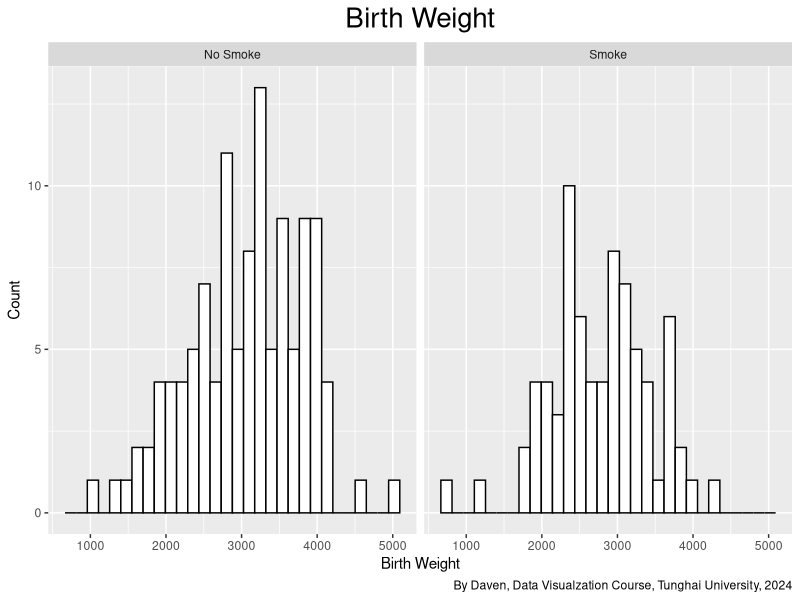
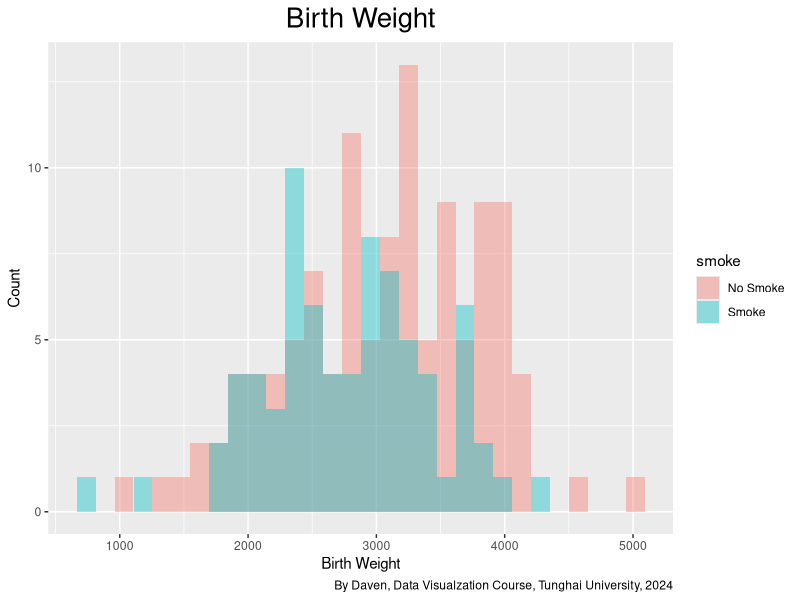

Recreate these plots in R, in order.
#
#Daven
#Practice Multigroup Histogram
#

library(ggplot2)
library(MASS)
library(tidyverse)

birthwt_mod <- birthwt

birthwt_mod$smoke <- recode_factor(birthwt_mod$smoke, '0' = 'No Smoke', '1' = 'Smoke') 

ggplot(birthwt_mod, aes(x = bwt)) +
  geom_histogram(fill = "white", colour = "black") +
  facet_grid( . ~ smoke) +
  labs(title = "Birth Weight",
       x = 'Birth Weight',
       y = 'Count',
       caption = 'By Daven, Data Visualzation Course, Tunghai University, 2024') +
  theme(plot.title = element_text(hjust = 0.5, size = 20))

ggplot(birthwt_mod, aes(x = bwt, fill = smoke)) +
  geom_histogram(position = "identity", alpha = 0.4) +
  labs(title = "Birth Weight",
       x = 'Birth Weight',
       y = 'Count',
       caption = 'By Daven, Data Visualzation Course, Tunghai University, 2024') +
  theme(plot.title = element_text(hjust = 0.5, size = 20)) 
